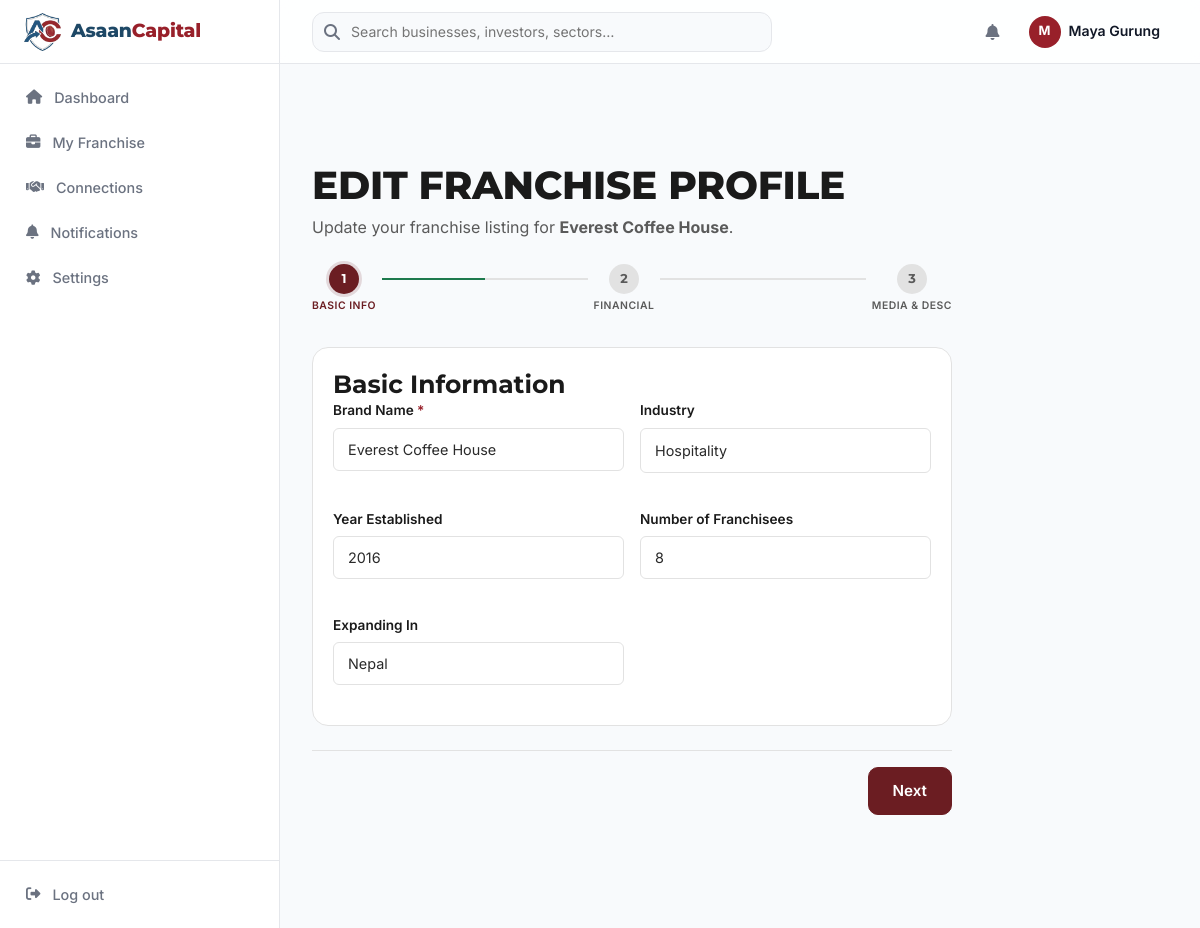
Screenshot of /franchise/edit.php?id=2 (signed in) with the database file from the repository.
### tables this page shows
CREATE TABLE `franchises` (
  `id` bigint(20) unsigned NOT NULL AUTO_INCREMENT,
  `user_id` bigint(20) unsigned NOT NULL,
  `brand_name` varchar(255) NOT NULL,
  `sector_id` bigint(20) unsigned DEFAULT NULL,
  `established_year` smallint(6) DEFAULT NULL,
  `existing_units` int(11) DEFAULT NULL,
  `countries_present` varchar(255) DEFAULT NULL,
  `description` text DEFAULT NULL,
  `ideal_partner_profile` text DEFAULT NULL,
  `franchise_fee` decimal(15,2) DEFAULT NULL,
  `royalty_pct` decimal(5,2) DEFAULT NULL,
  `marketing_fee_pct` decimal(5,2) DEFAULT NULL,
  `total_investment_min` decimal(15,2) DEFAULT NULL,
  `total_investment_max` decimal(15,2) DEFAULT NULL,
  `expected_payback_months` int(11) DEFAULT NULL,
  `training_provided` tinyint(1) DEFAULT 1,
  `territory_protection` tinyint(1) DEFAULT 0,
  `logo_path` varchar(255) DEFAULT NULL,
  `is_published` tinyint(1) DEFAULT 0,
  `is_hidden` tinyint(1) DEFAULT 0,
  `is_featured` tinyint(1) DEFAULT 0,
  `views` int(11) DEFAULT 0,
  `rating` decimal(3,1) DEFAULT NULL,
  `created_at` timestamp NULL DEFAULT NULL,
  `updated_at` timestamp NULL DEFAULT NULL,
  PRIMARY KEY (`id`),
  KEY `user_id` (`user_id`),
  KEY `sector_id` (`sector_id`),
  CONSTRAINT `franchises_ibfk_1` FOREIGN KEY (`user_id`) REFERENCES `users` (`id`) ON DELETE CASCADE,
  CONSTRAINT `franchises_ibfk_2` FOREIGN KEY (`sector_id`) REFERENCES `sectors` (`id`) ON DELETE SET NULL
);

CREATE TABLE `sectors` (
  `id` bigint(20) unsigned NOT NULL AUTO_INCREMENT,
  `name` varchar(255) NOT NULL,
  `slug` varchar(255) NOT NULL,
  `is_active` tinyint(1) NOT NULL DEFAULT 1,
  `created_at` timestamp NULL DEFAULT NULL,
  `updated_at` timestamp NULL DEFAULT NULL,
  PRIMARY KEY (`id`),
  UNIQUE KEY `sectors_slug_unique` (`slug`)
);

### config/db.php (called while the page is built)
<?php
function db(): PDO {
    static $pdo = null;
    if ($pdo === null) {
        $dsn = 'mysql:host=' . DB_HOST . ';port=' . DB_PORT . ';dbname=' . DB_NAME . ';charset=' . DB_CHARSET;
        $pdo = new PDO($dsn, DB_USER, DB_PASS, [
            PDO::ATTR_ERRMODE => PDO::ERRMODE_EXCEPTION,
            PDO::ATTR_DEFAULT_FETCH_MODE => PDO::FETCH_ASSOC,
            PDO::ATTR_EMULATE_PREPARES => false,
        ]);
    }
    return $pdo;
}

### config/helpers.php (called while the page is built, shortened)
<?php
function e(?string $s): string {
    return htmlspecialchars($s ?? '', ENT_QUOTES, 'UTF-8');
}

### franchise/edit.php (the view, shortened to what this page needs)
<?php
$user = current_user();
$userId = (int)$user['id'];
$id = isset($_GET['id']) ? (int)$_GET['id'] : 0;
$stmt = db()->prepare('SELECT * FROM franchises WHERE id = ? AND user_id = ?');
$stmt->execute([$id, $userId]);
$franchise = $stmt->fetch();
$sectors = db()->query('SELECT id, name FROM sectors ORDER BY name')->fetchAll();
require __DIR__ . '/../includes/layout-dashboard.php';
?>
<h2 style="margin-bottom:0.25rem;">Edit Franchise Profile</h2>
<p style="color:var(--color-text-muted);margin-bottom:1.5rem;">Update your franchise listing for <strong><?= e($franchise['brand_name']) ?></strong>.</p>
<form method="post" enctype="multipart/form-data" class="form-steps" style="max-width:640px;">
  <div class="form-step-progress" role="progressbar" aria-valuenow="1" aria-valuemin="1" aria-valuemax="3">
    <div class="step-indicator">
      <div class="step-segment active" data-step="1">
        <div class="step-number"><span class="step-check">&#10003;</span><span class="step-num">1</span></div>
        <span class="step-label">Basic Info</span>
      </div>
      <div class="step-line"><div class="step-line-fill" style="width:0%"></div></div>
      <div class="step-segment" data-step="2">
        <div class="step-number">2</div>
        <span class="step-label">Financial</span>
      </div>
      <div class="step-line"><div class="step-line-fill" style="width:0%"></div></div>
      <div class="step-segment" data-step="3">
        <div class="step-number">3</div>
        <span class="step-label">Media &amp; Desc</span>
      </div>
    </div>
  </div>
  <div class="step-panel" data-step="1">
    <div class="card" style="margin-bottom:1.5rem;">
      <h4>Basic Information</h4>
      <div class="r-2">
        <div class="input-group">
          <label>Brand Name <span style="color:var(--color-error);">*</span></label>
          <input type="text" name="brand_name" class="input" value="<?= e($franchise['brand_name']) ?>" required>
        </div>
        <div class="input-group">
          <label>Industry</label>
          <select name="sector_id" class="input">
            <?php foreach ($sectors as $s): ?>
            <option value="<?= $s['id'] ?>" <?= (int)$s['id'] === (int)$franchise['sector_id'] ? 'selected' : '' ?>><?= e($s['name']) ?></option>
            <?php endforeach; ?>
          </select>
        </div>
        <div class="input-group">
          <label>Year Established</label>
          <input type="number" name="established_year" class="input" value="<?= e($franchise['established_year']) ?>" min="1900" max="<?= date('Y') ?>">
        </div>
        <div class="input-group">
          <label>Number of Franchisees</label>
          <input type="number" name="existing_units" class="input" value="<?= e($franchise['existing_units']) ?>" min="0">
        </div>
        <div class="input-group">
          <label>Expanding In</label>
          <input type="text" name="countries_present" class="input" value="<?= e($franchise['countries_present']) ?>" placeholder="e.g., Nepal, North India">
        </div>
      </div>
    </div>
  </div>
  <div class="step-nav">
    <div class="step-nav-right">
      <button type="button" class="btn btn-primary btn-step-next">Next</button>
    </div>
  </div>
</form>
<?php require __DIR__ . '/../includes/footer.php'; ?>

### assets/listings.css (style rules this page uses)
:root { --ds-bg: #F8FAFC; --ds-surface: #FFFFFF; --ds-text: #0F172A; --ds-text-secondary: #475569; --ds-border: #E2E8F0; --ds-primary: #0B3A5E; --ds-success: #16A34A; --ds-warning: #F59E0B; --ds-danger: #DC2626; --ds-muted: #94A3B8; --ds-soft: #F1F5F9; --ds-font: 'Inter', -apple-system, BlinkMacSystemFont, 'Segoe UI', sans-serif; --ds-hero: 3rem; --ds-section: 2rem; --ds-card-title: 1.25rem; --ds-metric: 1.75rem; --ds-body: 1rem; --ds-small: 0.875rem; --ds-label: 0.75rem; --ds-section-gap: 2rem; --ds-radius: 12px; --ds-radius-sm: 8px; --ds-shadow: 0 1px 3px rgba(0,0,0,0.05); --ds-container: 1440px; }
*, *::before, *::after { box-sizing: border-box; }

### includes/header.php (style rules this page uses)
html.scroll-smooth { scroll-behavior: smooth; }

### rows the page displays
franchises: brand_name "Everest Coffee House", sector_id "Hospitality", established_year "2016", existing_units "8", countries_present "Nepal"

### other values shown
$label "Dashboard"
$label "My Franchise"
$label "Connections"
$label "Notifications"
$label "Settings"
$initial "M"
$user['name'] "Maya Gurung"
